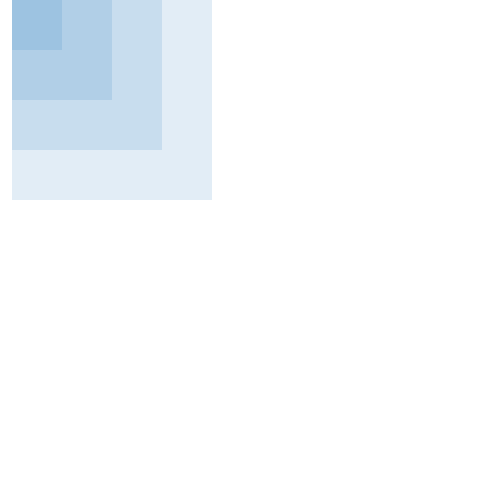
Frame 1 (no input)
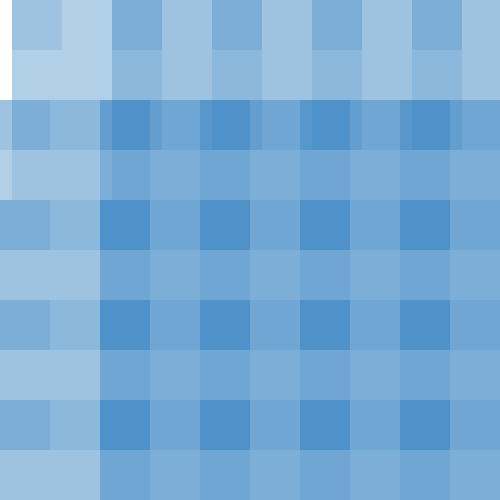
Frame 60 (the mouse pressed at the canvas centre just before this capture)
Frame 120 (the mouse held since frame 60 and released just before this capture): identical to frame 60, image omitted

The Processing sketch that drew these frames (run headless with seeded random() and noise(); from frame 60 on, the mouse is pressed at the canvas centre):

// Processing sketch: processing_32218
// ── processing_32218.pde

int goodbye = 50;
int hello = 12;

int y = 0;

void setup () {
  size (500,500);
  noFill ();
  background (255);
  frameRate (5);
  
  fill(5,103,180,30);
  noStroke ();
}

void draw (){
  
 while (goodbye < 250){
    rect (hello, y,goodbye,goodbye);
  goodbye = goodbye + 50;
 
   }   
   
  hello = hello + 100;
 goodbye = 0; 
 
 if (hello > 500){
   y = y + 100;
   hello = 0;
}

}
